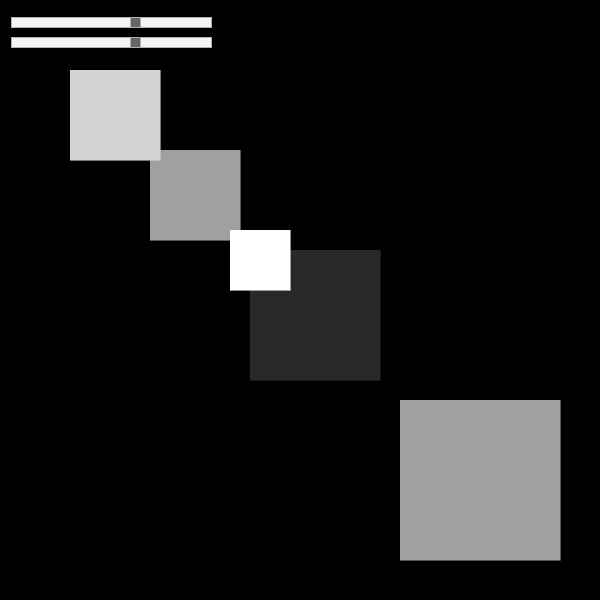
Frame 1 (no input)
Frame 60 (the mouse pressed at the canvas centre just before this capture): identical to frame 1, image omitted
Frame 120 (the mouse held since frame 60 and released just before this capture): identical to frame 1, image omitted

The Processing sketch that drew this single still picture (run headless with seeded random() and noise(); from frame 60 on, the mouse is pressed at the canvas centre):

// Processing sketch: Ma_Jingxian6
// ── Ma_Jingxian6.pde

class Button{
  int locX, locY;    
  int dimX, dimY; 
  int midX, midY; 
  color defaultColor   = color(244, 244, 244); 
  color frameColor     = color(177, 177, 177); 
  color selectColor    = color(255, 144, 0); 
  color highlightColor = color(200, 50, 60); 
  color textColor      = color(0, 0, 0); 
  boolean display      = true; 
  boolean active       = false; 
  String txtLabel;
  Button(int left, int top, int width, int height, String buttonText)  {
    locX = left;
    locY = top;
    dimX = width;
    dimY = height;
    midX = locX + width / 2;
    midY = locY + height/ 2;
   
  }

  void colorize(color bar, color select, color high, color textColor){
    defaultColor   = bar;
    selectColor    = select; 
    highlightColor = high;
  }


  void update(){
    active = (mouseX > locX) && (mouseX < (locX + dimX))
      && (mouseY > locY) && (mouseY < (locY + dimY));
    if (display){
      noLights();
      if (active && mousePressed)  fill(selectColor);
      else                         fill(defaultColor);
      if (active)  stroke(highlightColor);
      else         stroke(frameColor);
      rectMode(CORNER);
      rect(locX, locY, dimX, dimY);
    }
  }


  boolean mouseIsOver(){ 
    return active;
  }
  
  void show(){ 
    display = true;
  }

  void hide(){ 
    display = false;
  }
}

// ── a.pde

boolean globalLock = false; 

class ScrollBar{
  int xpos, ypos;  
  int sbWidth, sbHeight; 
  float spos, newspos; 
  int smin, smax, sRange; 
  int loose = 8;  
  float vmin, vmax, vRange; 
  float initValue;
  boolean over = false; 
  boolean locked = false;
  color barColor       = color(244, 244, 244); 
  color frameOffColor  = color(177, 177, 177);
  color frameOnColor   = color(255, 144, 0); 
  color sliderOffColor = color(102, 102, 102); 
  color sliderOnColor  = color(200, 50, 60); 
  String tag;
  ScrollBar (int xp, int yp, int sWidth, int sHeight, float minValue, float maxValue, float startValue, String st){
    sbWidth = max(40, sWidth);
    sbHeight = max(8, sHeight);
    xpos = max(0, xp);
    ypos = max(0, yp - sbHeight/2);
    spos = xpos + sbWidth/2 - sbHeight/2;
    newspos = spos;
    smin = xpos;
    smax = xpos + sbWidth - sbHeight;
    sRange = smax - smin - 1;
    vmin = minValue;
    vmax = maxValue;
    vRange = vmax - vmin;
    tag = st;
    initValue = constrain (startValue, vmin, vmax);
    setValue (initValue);
  }

  void colorize (color bar, color frameOff, color frameOn, color sliderOff, color sliderOn){
    barColor = bar;
    frameOffColor = frameOff;
    frameOnColor = frameOn;
    sliderOffColor = sliderOff;
    sliderOnColor = sliderOn;
  }


  float update(){
    over = isMouseOver();
    if (!globalLock && mousePressed && over){ 
      locked = true;
      globalLock = true;
    }

    if (locked){ 
      newspos = constrain(mouseX-sbHeight/2, smin, smax);
      if (abs(newspos - spos) >= 0.1)
        spos = spos + (newspos - spos) / loose;
    }

    if (!mousePressed){ 
      locked = false;
      globalLock = false;
    }

    colorMode(RGB);
    fill (barColor);
    if (locked) stroke(frameOnColor);
    else        stroke(frameOffColor);
    rect(xpos, ypos, sbWidth, sbHeight); 
   
    if ((over && !globalLock)
      || locked) fill(sliderOnColor);
    else       fill(sliderOffColor);
    rect(spos, ypos, sbHeight, sbHeight); 
    fill(sliderOffColor);

    return value();
  }
  
  boolean isMouseOver(){ 
    return (mouseX > xpos && mouseX < xpos+sbWidth && mouseY > ypos && mouseY < ypos+sbHeight);
  }

  void setValue (float value){
    value = constrain (value, vmin, vmax);
    spos = smin + sRange * (value-vmin) / vRange;
    newspos = spos;
  }

  void resetValue(){ 
    setValue(initValue);
  }

  void randomize(){ 
    setValue (vmin + random(vRange));
  }

  int position(){ 
    return round(spos);
  }

  float value(){ 
    return vmin + vRange * (int(spos)-smin) / sRange;
  }
}

// ── b.pde
ScrollBar sbar1,sbar2;

Button bt;
float eSize;
float eColor;

void setup() {
  size(600, 600);
  background(0);
  a();
}

void a() {
  sbar1 = new ScrollBar(11, 22, 200, 10, 0, 255, 160, "1");
  sbar1.setValue(161);
  sbar2 = new ScrollBar(11, 42, 200, 10, 0, 255, 160, "2");
  sbar2.setValue(161);
}

void draw(){
  background(0);
  eSize = sbar1.update();
  eColor = sbar2.update();
  fill(eColor);
   noStroke();
  rect(width/2+100, height/2+100, eSize, eSize);
  fill(eColor-120);
   noStroke();
  rect(width/2-50, height/2-50, eSize-30, eSize-30);
  fill(eColor);
  noStroke();
  rect(150, 150, eSize-70, eSize-70);
  fill(eColor+120);
  noStroke();
  rect(230, 230, eSize-100, eSize-100);
   fill(eColor+50);
  noStroke();
  rect(70, 70, eSize-70, eSize-70);
}
